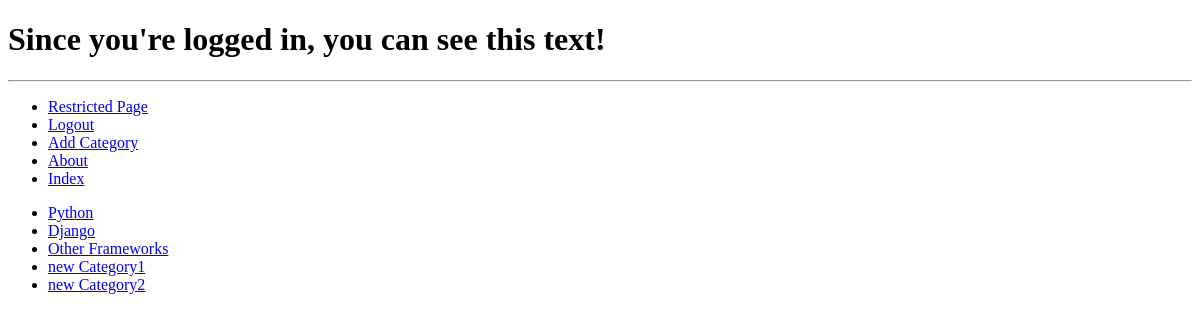
/rango/restricted/ (signed in), run on an earlier commit of the app's database.
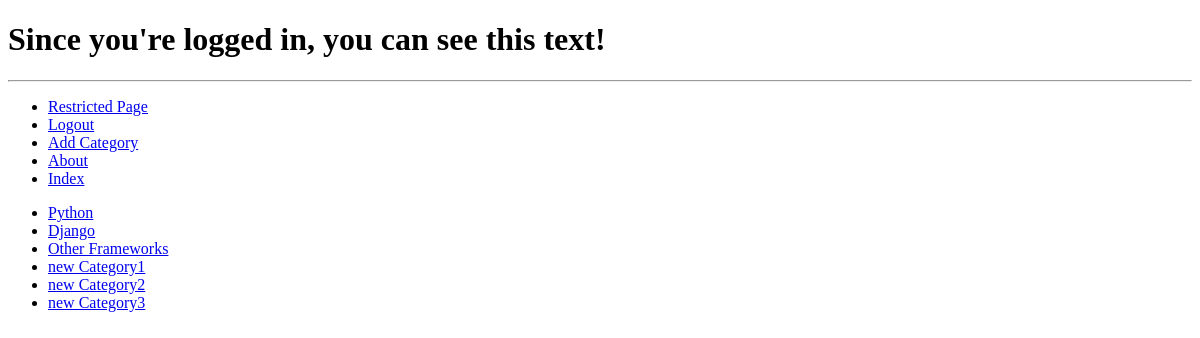
And on a later commit of the database.
### rango/models.py (models this page shows, shortened)
class Category(models.Model):
    name = models.CharField(max_length=128, unique=True)
    views = models.IntegerField(default=0)
    likes = models.IntegerField(default=0)
    slug = models.SlugField(blank=True)
    class Meta:
        verbose_name_plural = 'Categories'

### rango/views.py (the view)
@login_required
def restricted(request):
    return render(request, 'rango/restricted.html')

### rango/templatetags/rango_template_tags.py (called while the page is built)
@register.inclusion_tag('rango/cats.html')
def get_category_list(cat=None):
    return {'cats': Category.objects.all(),
            'act_cat': cat}

### templates/rango/restricted.html (shortened to what this page needs)
 {% extends 'rango/base.html' %}
  {% block body_block %}
	<h1>Since you're logged in, you can see this text!</h1>
 {% endblock %}

### templates/rango/cats.html
 <ul>
 {% if cats %}
{% for c in cats %}
    {% if c == act_cat %}
        <li>
        <strong>
              <a href="{% url 'show_category' c.slug %}">{{ c.name }}</a>
        </strong>
        </li>
    {% else  %}
        <li>
            <a href="{% url 'show_category' c.slug %}">{{ c.name }}</a>
        </li>
    {% endif %}
{% endfor %}
 {% else %}
     <li><strong>There are no categories present.</strong></li>
 {% endif %}
 </ul>

What changed in the data, as far as the page shows it:
added Category: name "new Category3"
